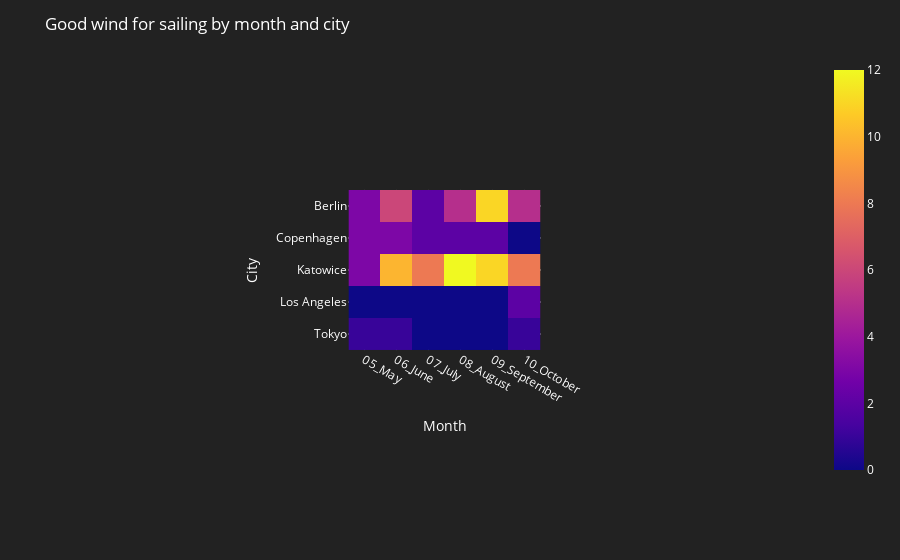

Notebook source saved alongside this figure:
### Code cell
fig4 = px.imshow(df.pivot_table(index='City', columns='Month', values='Wind'), 
                x=list(df['Month'].unique()), 
                y=list(df['City'].unique()))

# Update layout
fig4.update_layout(
    title='Good wind for sailing by month and city',
    xaxis=dict(title='Month'),
    yaxis=dict(title='City'),
    plot_bgcolor="#222222", paper_bgcolor="#222222", font_color="white"  # Background color  # Font color
)

# Show the plot
graph4 = dcc.Graph(figure=fig4)
fig4.show()

### Figure 1 — Plotly figure (JSON) as saved in the notebook; plotly's stock layout.template omitted (floating-point values rounded to 4 significant figures)
{"data": [{"coloraxis": "coloraxis", "hovertemplate": "Month: %{x}<br>City: %{y}<br>color: %{z}<extra></extra>", "name": "0", "type": "heatmap", "x": ["05_May      ", "06_June     ", "07_July     ", "08_August   ", "09_September", "10_October  "], "xaxis": "x", "y": ["Berlin", "Copenhagen", "Katowice", "Los Angeles", "Tokyo"], "yaxis": "y", "z": [[3, 6, 2, 5, 11, 5], [3, 3, 2, 2, 2, 0], [3, 10, 8, 12, 11, 8], [0, 0, 0, 0, 0, 2], [1, 1, 0, 0, 0, 1]]}], "layout": {"autosize": true, "coloraxis": {"colorscale": [[0, "#0d0887"], [0.1111, "#46039f"], [0.2222, "#7201a8"], [0.3333, "#9c179e"], [0.4444, "#bd3786"], [0.5556, "#d8576b"], [0.6667, "#ed7953"], [0.7778, "#fb9f3a"], [0.8889, "#fdca26"], [1, "#f0f921"]]}, "font": {"color": "white"}, "margin": {"t": 60}, "paper_bgcolor": "#222222", "plot_bgcolor": "#222222", "title": {"text": "Good wind for sailing by month and city"}, "xaxis": {"anchor": "y", "autorange": true, "constrain": "domain", "domain": [0.3682, 0.6318], "range": [-0.5, 5.5], "scaleanchor": "y", "title": {"text": "Month"}, "type": "category"}, "yaxis": {"anchor": "x", "autorange": true, "constrain": "domain", "domain": [0, 1], "range": [4.5, -0.5], "title": {"text": "City"}, "type": "category"}}}
